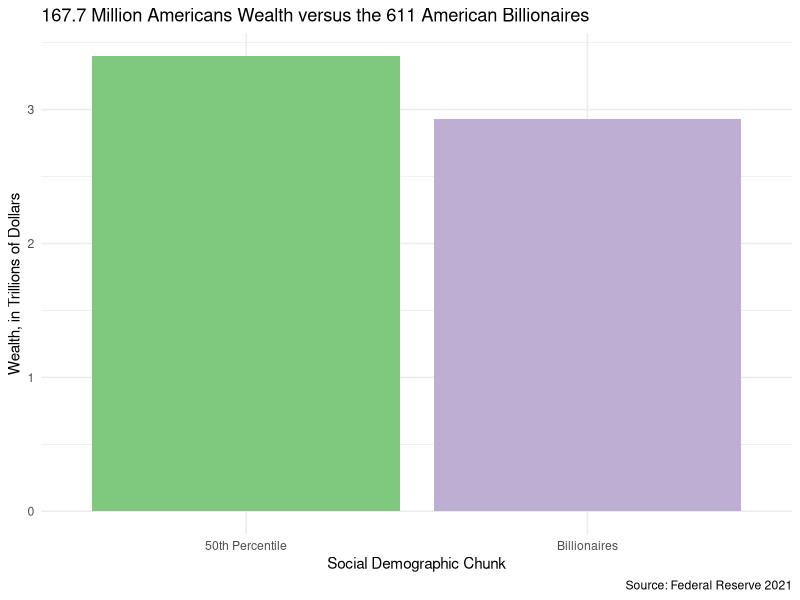
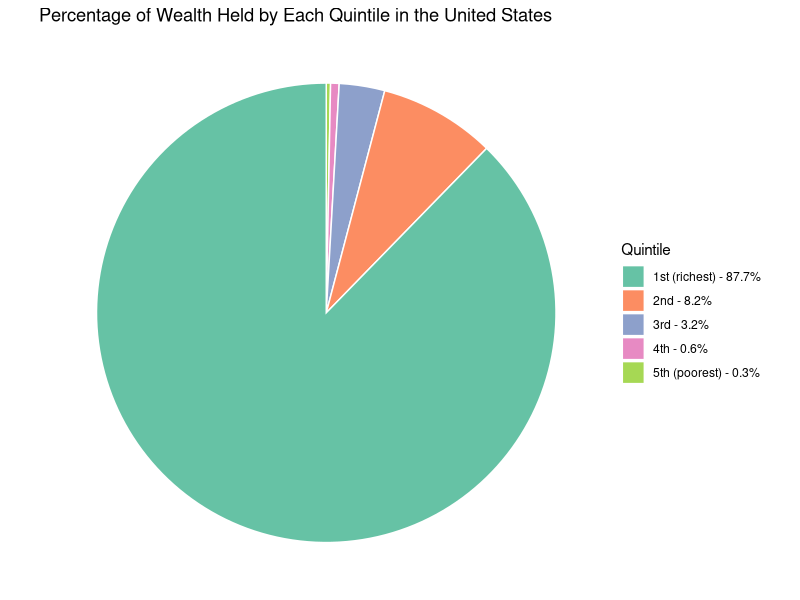

Write the R code that produced these figures, in order.
## ---- chunk 1
library(tidyverse)
library(readr)
library(scales)

# set default theme for ggplot2
ggplot2::theme_set(ggplot2::theme_minimal(base_size = 16))
## ---- chunk 2
bil <- read.csv("../../data/billionaire/Forbes Annual Report Data - 2020.csv", skip = 1) %>% drop_na()
mob <- read.csv("../../data/wealth-mobility/2-wealth-structure.csv")
## ---- chunk 3
colnames(bil)[2] <- "wealth"
bil_poor <- bil %>% 
  mutate(wealth = parse_number(wealth) * 1000000,
         bil = "1") %>%
  select(wealth, bil)

# write.csv(bil_poor, "billionaires_simplified.csv", row.names = FALSE)

bil_poor <- read.csv("billionaires_simplified.csv") %>%
  group_by(bil) %>%
  summarise(total_wealth = sum(wealth)) %>%
  ungroup() %>%
  mutate(bil = ifelse(bil == 0, "50th Percentile", "Billionaires"))
  
# Poorest 50% wealth: https://www.bloomberg.com/news/articles/2021-12-17/wealth-share-rose-in-pandemic-for-poorest-50-and-top-1-of-u-s

bil_poor %>%
  ggplot(aes(x = bil, y = total_wealth / 1000000000000, fill = bil)) +
  geom_col() +
  labs(x = "Social Demographic Chunk", 
       y = "Wealth, in Trillions of Dollars",
       title = "167.7 Million Americans Wealth versus the 611 American Billionaires",
       caption = "Source: Federal Reserve 2021") +
  scale_fill_brewer(palette = "Accent") +
  theme_minimal() +
  theme(legend.position = "none")
## ---- chunk 4


# Incomplete

# Quintile sources:
wealth_quintiles <- read.csv("../../data/fed/federal_reserve_quintiles.csv")
colnames(wealth_quintiles)[1] = "Quintile"

wealth_quintiles %>%
  mutate(Quintile = paste0(Quintile, " - ", as.character(Overall), "%")) %>%
  ggplot(aes(x="", y=Overall, fill=Quintile)) +
  geom_bar(stat="identity", width=1, color="white") +
  coord_polar("y", start=0) +
  theme_void() +
  labs(title = "Percentage of Wealth Held by Each Quintile in the United States") +
  scale_fill_brewer(palette = "Set2")

